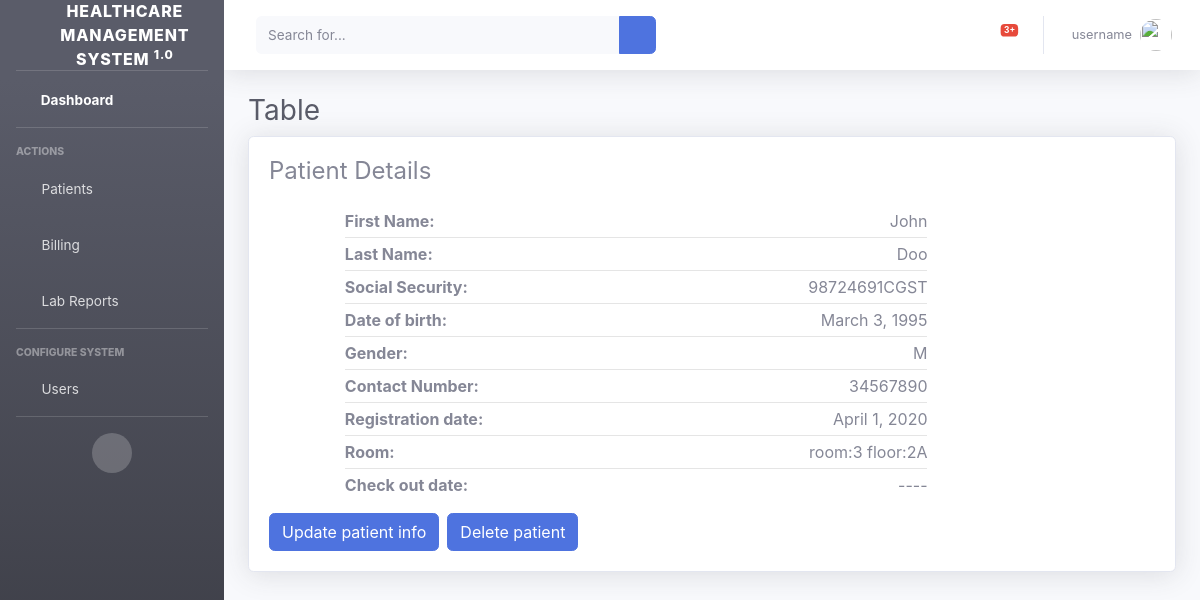
Screenshot of /patient/98724691CGST/ with the database file from the repository.
### hrm/models.py (models this page shows, shortened)
class Patient(models.Model):
    social_security = models.CharField(max_length=10000000, primary_key=True)
    first_name = models.CharField(max_length=50)
    last_name = models.CharField(max_length=50)
    d_o_b = models.DateField()
    choices = (('M', 'Male'), ('F', 'Female'))
    gender = models.CharField(max_length=1, choices=choices)
    contact_no = models.IntegerField()
    reg_date = models.DateField()
    doctor = models.ForeignKey(User, on_delete=models.CASCADE)
    room = models.ForeignKey(Room, on_delete=models.CASCADE)
    check_out_date = models.DateField(blank=True, null=True)

class Room(models.Model):
    room_no = models.IntegerField()
    floor = models.CharField(max_length=30)
    def __str__(self):
        return 'room:{} floor:{}'.format(self.room_no, self.floor)

### hrm/views.py (the view)
# urls.py: path('patient/<slug:pk>/', PatientDetail.as_view(), name='patient_detail'),
class PatientDetail(DetailView):
    model = Patient
    context_object_name = "patient"
    template_name = "hrm/patient.html"

### hrm/templates/hrm/patient.html (shortened to what this page needs)
{% extends 'main_base.html' %}
{% load crispy_forms_tags %}
{% load static %}
{% block body %}
    <div id="wrapper">
        <ul class="navbar-nav bg-gradient-dark sidebar sidebar-dark accordion" id="accordionSidebar">
          <a class="sidebar-brand d-flex align-items-center justify-content-center" href="index.html">
            <div class="sidebar-brand-icon ">
              <i class="fas fa-hospital"></i>
            </div>
            <div class="sidebar-brand-text mx-3">Healthcare Management System <sup>1.0</sup></div>
          </a>
          <hr class="sidebar-divider my-0">
          <li class="nav-item active">
            <a class="nav-link" href="{% url 'home' %}">
              <i class="fas fa-fw fa-tachometer-alt"></i>
              <span>Dashboard</span></a>
          </li>
          <hr class="sidebar-divider">
          <div class="sidebar-heading">
            Actions
          </div>
          <li class="nav-item">
            <a class="nav-link collapsed" href="#" data-toggle="collapse" data-target="#collapseTwo" aria-expanded="true" aria-controls="collapseTwo">
              <i class="fas fa-fw fa-people-carry"></i>
              <span>Patients</span>
            </a>
          </li>
          <li class="nav-item">
            <a class="nav-link collapsed" href="#" data-toggle="collapse" data-target="#collapseUtilities" aria-expanded="true" aria-controls="collapseUtilities">
              <i class="fas fa-fw fa-coins"></i>
              <span>Billing</span>
            </a>
          </li>
          <li class="nav-item">
            <a class="nav-link collapsed" href="#" data-toggle="collapse" data-target="#collapseLab" aria-expanded="true" aria-controls="collapseUtilities">
              <i class="fas fa-fw fa-clipboard-list"></i>
              <span>Lab Reports</span>
            </a>
          </li>
          <hr class="sidebar-divider">
          <div class="sidebar-heading">
            Configure System
          </div>
          <li class="nav-item">
            <a class="nav-link collapsed" href="#" data-toggle="collapse" data-target="#collapsePages" aria-expanded="true" aria-controls="collapsePages">
              <i class="fas fa-fw fa-user"></i>
              <span>Users</span>
            </a>
          </li>
          <hr class="sidebar-divider d-none d-md-block">
          <div class="text-center d-none d-md-inline">
            <button class="rounded-circle border-0" id="sidebarToggle"></button>
          </div>
        </ul>
        <div id="content-wrapper" class="d-flex flex-column">
          <div id="content">
            <nav class="navbar navbar-expand navbar-light bg-white topbar mb-4 static-top shadow">
              <form class="d-none d-sm-inline-block form-inline mr-auto ml-md-3 my-2 my-md-0 mw-100 navbar-search">
                <div class="input-group">
                  <input type="text" class="form-control bg-light border-0 small" placeholder="Search for..." aria-label="Search" aria-describedby="basic-addon2">
                  <div class="input-group-append">
                    <button class="btn btn-primary" type="button">
                      <i class="fas fa-search fa-sm"></i>
                    </button>
                  </div>
                </div>
              </form>
              <ul class="navbar-nav ml-auto">
                <li class="nav-item dropdown no-arrow mx-1">
                  <a class="nav-link dropdown-toggle" href="#" id="alertsDropdown" role="button" data-toggle="dropdown" aria-haspopup="true" aria-expanded="false">
                    <span class="badge badge-danger badge-counter">3+</span>
                  </a>
                </li>
                <li class="nav-item dropdown no-arrow">
                  <a class="nav-link dropdown-toggle" href="#" id="userDropdown" role="button" data-toggle="dropdown" aria-haspopup="true" aria-expanded="false">
                    <span class="mr-2 d-none d-lg-inline text-gray-600 small">
                        {% if request.user.is_authenticated %}
                          {{ request.user.username }}
                        {% else %}
                          username
                        {% endif %}
                    </span>
                    <img class="img-profile rounded-circle" src="{% static "img/hospital_login.jpeg" %}">
                  </a>
                </li>
              </ul>
            </nav>
            <div class="container-fluid">
                <h1 class="h3 mb-2 text-gray-800">Table</h1>
                <div class="card shadow mb-4">
                    <div class="card-body">
                        <h4>Patient Details</h4>
                        <div class="row">
                            <div class="offset-lg-1 col-lg-8 col-md-8">
                                <div class="py-3">
                                    <div>
                                        <strong>First Name:</strong>
                                        <span class="float-right">{{ patient.first_name }}</span>
                                    </div>
                                    <hr class="sidebar-divider my-1">
                                    <div>
                                        <strong>Last Name:</strong>
                                        <span class="float-right">{{ patient.last_name}}</span>
                                    </div>
                                    <hr class="sidebar-divider my-1">
                                    <div>
                                        <strong>Social Security:</strong>
                                        <span class="float-right">{{ patient.social_security }}</span>
                                    </div>
                                    <hr class="sidebar-divider my-1">
                                    <div>
                                        <strong>Date of birth:</strong>
                                        <span class="float-right">{{ patient.d_o_b }}</span>
                                    </div>
                                    <hr class="sidebar-divider my-1">
                                    <div>
                                        <strong>Gender:</strong>
                                        <span class="float-right">{{ patient.gender }}</span>
                                    </div>
                                    <hr class="sidebar-divider my-1">
                                    <div>
                                        <strong>Contact Number:</strong>
                                        <span class="float-right">{{ patient.contact_no }}</span>
                                    </div>
                                    <hr class="sidebar-divider my-1">
                                    <div>
                                        <strong>Registration date:</strong>
                                        <span class="float-right">{{ patient.reg_date }}</span>
                                    </div>
                                    <hr class="sidebar-divider my-1">
                                    <div>
                                        <strong>Room:</strong>
                                        <span class="float-right">{{ patient.room }}</span>
                                    </div>
                                    <hr class="sidebar-divider my-1">
                                    <div>
                                        <strong>Check out date:</strong>
                                        {% if patient.check_out_date %}
                                            <span class="float-right">{{ patient.check_out_date }}</span>
                                        {% else %}
                                        <span class="float-right">----</span>
                                        {% endif %}
                                    </div>
                                </div>
                            </div>
                        </div>
                        <div class="d-flex justify-content-right">
                          <a class="btn btn-user btn-primary mr-2" href="{% url 'update_patient' patient.social_security %}">Update patient info</a>
                          <a class="btn btn-user btn-primary " href="#">Delete patient</a>
                      </div>
                    </div>
                </div>
            </div>
           </div>
        </div>
    </div>
{% endblock %}

### rows the page displays
Patient: first_name "John", last_name "Doo", social_security "98724691CGST", d_o_b "March 3, 1995", gender "M", contact_no "34567890", reg_date "April 1, 2020", room "room:3 floor:2A"
